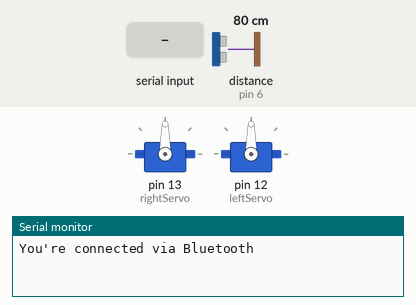
This sketch was run on a simulated Arduino Uno, built with avr-gcc and run on an emulated ATmega328P. On the bench: 2 × servo, the last lines printed to the serial monitor. The inputs (shaded band) are chosen by the test bench; at power-on: distance to the obstacle (sensor on pin 6) 80 cm. The echo pulse lasts 58.3 µs per cm.

Above: at 1.2 s.
1.3 s: "1" received over the second serial link
At 1.9 s:
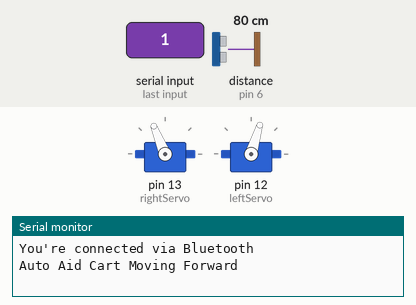
2.8 s: "2" received over the second serial link
At 3.1 s:
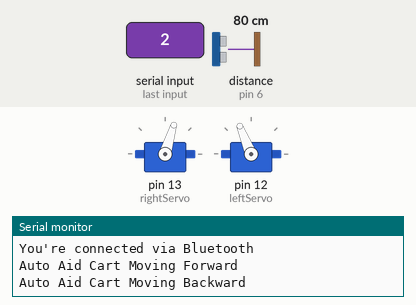
4.3 s: "3" received over the second serial link
At 5.4 s:
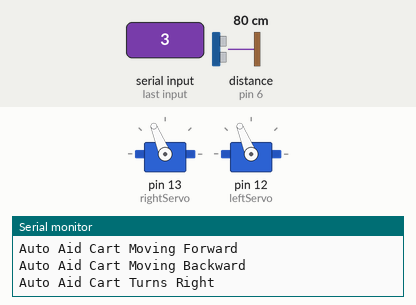
5.8 s: "4" received over the second serial link
At 6.6 s:
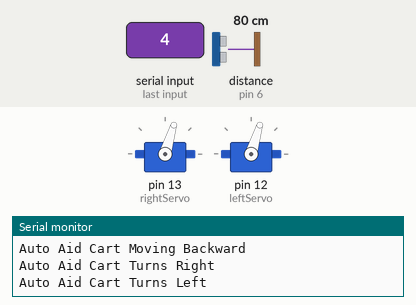
7.3 s: "6" received over the second serial link
At 8.4 s:
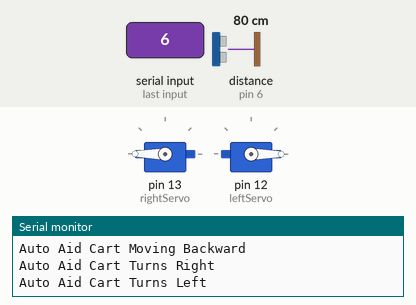
Timing chart, 0 to 14.8 s (numbered marks = the images above; inputs shaded):
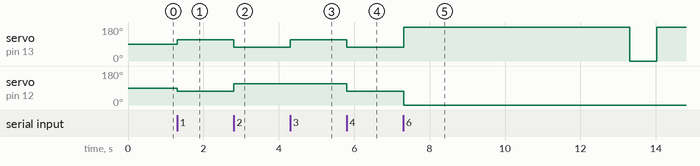

The sketch:

Auto_Aid_Cart_Code.ino
```cpp
//This is the code for The Auto Aid Cart Bluetooth Remote Controll and Gps Room Follower
//There Will Be A Serial Monitor in the Arduino App Specefied In the Website
//connect Bluetooth Device Named " HC-06 " device pascode will be 1234
//upload New Ping library which is in a zip file in the arduino code folder for this code to work
//program the buttons on the arduino app to the specefied values
//By Dharsan Ravindran

#include <SoftwareSerial.h>//embeds the serial software lirary so information can be transmitted via bluetooth
#include <Servo.h>//embeds the servo library so the servos can be programed
#define trigPin 3 // define the pins of your sensor
#define echoPin 6

int RxPin = 10;//sets pin number for rx pin on bluetooth module
int TxPin = 11;//sets pin number for the tx pin on bluetooth module

SoftwareSerial mySerial(RxPin, TxPin); // setting up connecting the rx and tx pins for the bluetooth module

Servo rightServo; // adds the right servo
Servo leftServo; // adds the left servo

char command;

void setup() {
  Serial.begin(9600);//starts the serial monitor on android device
  mySerial.begin(9600);//sets up the remote controll app
  Serial.println("You're connected via Bluetooth");//prints this as soon as you are connected via bluetooth
  rightServo.attach(13); // attaches the servo to pin 13
  leftServo.attach(12); // attaches the servo to pin 12
  pinMode(trigPin, OUTPUT);// set the trig pin to output (Send sound waves)
  pinMode(echoPin, INPUT);// set the echo pin to input (recieve sound waves)

}

void loop() {
  if (mySerial.available())//check if information is being transmitted through the app
  {
    command = (mySerial.read()); //reads the information being transmitted through the app
    if (command == '1') //if the number 1 is transmited "up arrow" the following code is transmitted
    {
      Serial.println("Auto Aid Cart Moving Forward");
      rightServo.writeMicroseconds(1700); //right servo moves forward
      leftServo.writeMicroseconds(1300);//left servo moves forward
    }

    else if (command == '2') //if the number 2 is transmited "down arrow" the following code is transmitted
    {
      Serial.println("Auto Aid Cart Moving Backward");
      rightServo.writeMicroseconds(1300); //right servo moves backward
      leftServo.writeMicroseconds(1700);//left servo moves backward
    }

    else if (command == '3') //if the number 3 is transmited "right arrow" the following code is transmitted
    {
      Serial.println("Auto Aid Cart Turns Right");
      rightServo.writeMicroseconds(1700); //right servo moves forward causing it to turn right
      leftServo.writeMicroseconds(1700);//left servo moves backward causing it to turn right
    }

    else if (command == '4') //if the number 4 is transmited "left arrow" the following code is transmitted
    {
      Serial.println("Auto Aid Cart Turns Left");
      rightServo.writeMicroseconds(1300); //right servo moves backward causing it to turn left
      leftServo.writeMicroseconds(1300);//left servo moves forward causing it to turn left
    }
    else if (command == '5') //if the number 5 is transmited " letter x" or "triangle" or "circle" or "square" the following code is transmitted
    {
      Serial.println("Auto Aid Cart Has Been Stopped");
      rightServo.writeMicroseconds(1500); //stops right servo
      leftServo.writeMicroseconds(1500);//stops left servo
    }
    else if (command == '6') //if the number 5 is transmited "select" the following code is transmitted
    {
      long duration, distance; // start the scan
      digitalWrite(trigPin, LOW);
      delayMicroseconds(2); // delays are required for a succesful sensor operation.
      digitalWrite(trigPin, HIGH);

      delayMicroseconds(10); //this delay is required as well!
      digitalWrite(trigPin, LOW);
      duration = pulseIn(echoPin, HIGH);
      distance = (duration / 2) / 29.1; // convert the distance to centimeters.

      if (distance < 25) { //if distance is less than 25cm
        rightServo.write(90);
        leftServo.write(90);
      }

      else {

        rightServo.attach(13);
        leftServo.attach(12);//we are redeclaring the revo has to attach because in the lopp we will disconect it again and again
        delay(15);
        rightServo.write(180);
        leftServo.write(0);
        delay(5770);//servo goes straight for 5.7 seconds
        rightServo.detach();
        leftServo.detach();
        delay(200);//the servo disconects for0.2 seconds
        rightServo.attach(13);
        leftServo.attach(12);
        delay(15);// the servo attaches again
        rightServo.write(0);
        leftServo.write(0);
        delay(500);//servo turns left for 0.5 seconds
        rightServo.detach();
        leftServo.detach();
        delay(200);//servo disconects for 0.2 seconds
        rightServo.attach(13);
        leftServo.attach(12);
        delay(15);//servo re attcaches
        rightServo.write(180);
        leftServo.write(0);
        delay(2770);//servo goes forward for 2.77 seconds
        rightServo.detach();
        leftServo.detach();//servo disconnects

      }
    }
  }
}
```

Measured:
- after the input at 1.3 s, servo on pin 13 (rightServo): 90° → 112° at once; servo on pin 12 (leftServo): 90° → 73° at once
- after the input at 2.8 s, servo on pin 13 (rightServo): 112° → 73° at once; servo on pin 12 (leftServo): 73° → 112° at once
- after the input at 4.3 s, servo on pin 13 (rightServo): 73° → 112° at once
- after the input at 5.8 s, servo on pin 13 (rightServo), servo on pin 12 (leftServo): 112° → 73° at once
- after the input at 7.3 s, servo on pin 13 (rightServo): 73° → 180° at once, → 0° 6.0 s later, → 180° 0.72 s later; servo on pin 12 (leftServo): 73° → 0° at once
